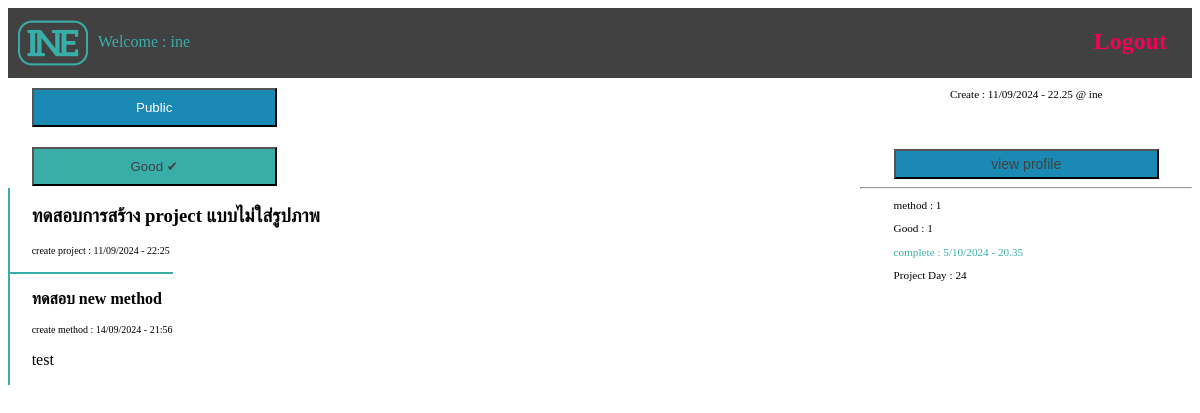
/view/10/ (signed in), run on an earlier commit of the app's database.
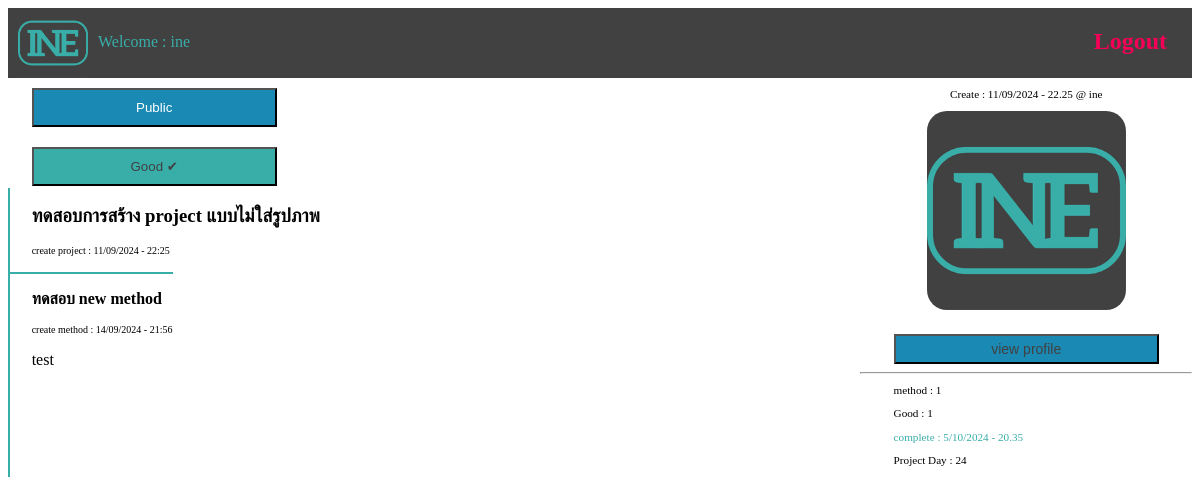
And on a later commit of the database.
### INEapp/models.py (models this page shows, shortened)
class DataUser(models.Model):
    data_user = models.OneToOneField(User,on_delete=models.CASCADE,null=False)
    member_user = models.BooleanField(default=False)
    image_profile = models.ImageField(upload_to='media/profile',null=True,blank=True)
    following = models.ManyToManyField(User,related_name='follow',blank=True)

### INEapp/views.py (the view)
# urls.py: path('view/<int:pk>/',view_project,name='view'),
@login_required(login_url='/')
def view_project(request,pk):
    sub_idea = SubIdea.objects.filter(key_idea_id=pk)
    view_idea = get_object_or_404(Idea,id=pk)
    user = User.objects.get(id=view_idea.key_user_id)
    img = DataUser.objects.get(data_user_id=user.id)
    context = {'view':view_idea,'user':user,'img':img,'name':request.user,'sub':sub_idea}
    if view_idea.idea_complete is not None:
        context.update({'project_day': int((datetime.date(view_idea.idea_complete) - datetime.date(view_idea.idea_datetime)).days)})
    else:pass
    del view_idea,user,img,sub_idea
    return render(request,'view.html',context)

### INEapp/models.py (called while the page is built)
    def count_good(self):
        return self.idea_good.count()

### template/view.html (shortened to what this page needs)
{% load static %}
<!DOCTYPE html>
<html lang="en">
<head>
    <link rel="stylesheet" href="{% static 'style/main.css' %}">
    <link rel="stylesheet" href="{% static 'style/view.css' %}">
</head>
<body>
    <div class="menubar">
        <img src="{% static 'image/INE.png' %}" alt="logo" class="image_logo"><p class="text_logo">Welcome : {{ name }}</p>
        <a href="/logout/"><h2 class="logout_button">Logout</h2></a>
    </div>
    <div class="div_view">
        <div class="div_line"></div>
            <div>
                <a href="{% url 'public' name %}"><button id="btn-back">Public</button></a><br>
                {% if name in view.idea_good.all %}
                    <a href="{% url 'good' view.id %}"><button id="btn_no_good">Good ✘</button></a>
                {% else %}
                    <a href="{% url 'good' view.id %}"><button id="btn_good">Good ✔</button></a>
                {% endif %}
                <h3 id="name_view">{{view.idea_name}}</h3><p style="font-size: 10px;">create project : {{ view.idea_datetime|date:'j/m/Y - G:i' }}</p>
                {% if sub %}
                    {% for subs in sub %}
                        <hr class="line_hr">
                        <p><b>{{subs.sub_idea}}</b></p>
                        <p style="font-size: 10px;">create method : {{subs.sub_datetime|date:'j/m/Y - G:i'}}</p>
                        <p>{{subs.sub_body}}</p>
                    {% endfor %}
                {% endif %}
            </div>
        <div class="data_view">
            <p id="text-heading">Create : {{ view.idea_datetime|date:'j/m/Y - G.i' }} @ {{ user.username }}</p>
            {% if img.image_profile %}
                <img src="/static/{{img.image_profile}}/" alt=""><br>
            {% else %}
                <img src="https://cdn4.iconfinder.com/data/icons/web-ui-color/128/Account-512.png" alt=""><br>
            {% endif %}
            <a href="{% url 'owner' view.id %}"><button id="btn_follow">view profile</button></a>
            <hr>
            <div>
                <p id="text-heading" style="text-align: left; margin-left: 10%;">method : {{sub.count}}</p>
                <p id="text-heading" style="text-align: left; margin-left: 10%;">Good : {{view.count_good}}</p>
                {% if view.idea_complete %}
                <p id="text-heading" style="text-align: left; margin-left: 10%; color: #39aea9;">complete : {{view.idea_complete|date:'j/m/Y - G.i'}}</p>
                <p id="text-heading" style="text-align: left; margin-left: 10%;">Project Day : {{project_day}}</p>
                {% else %}
                    <p id="text-heading" style="text-align: left; margin-left: 10%;">complete : false</p>
                {% endif %}
            </div>
        </div>
    </div>
</body>
</html>

What changed in the data, as far as the page shows it:
now on this page (row edited): DataUser: image_profile (picture)
